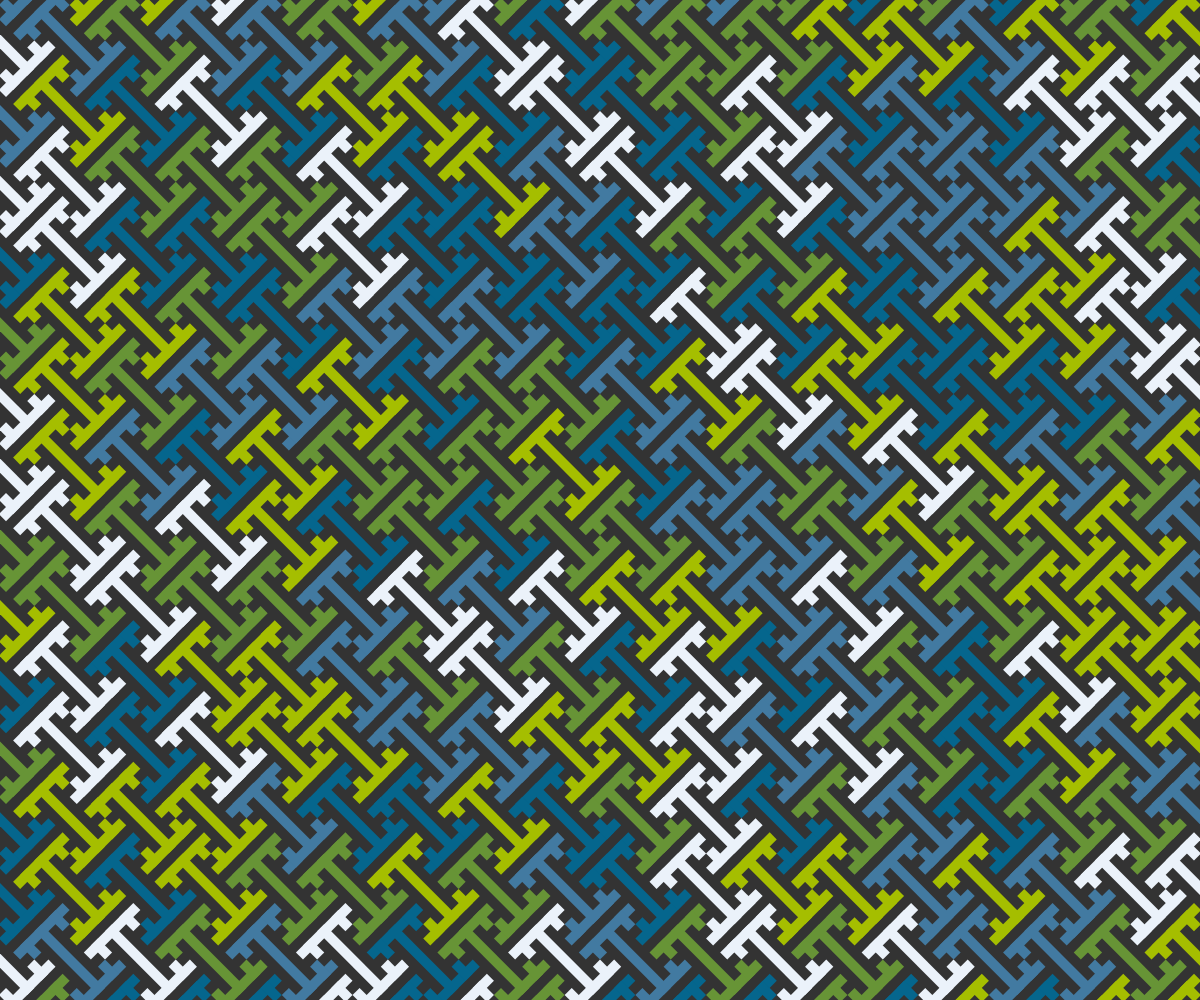
Frame 1 (no input)
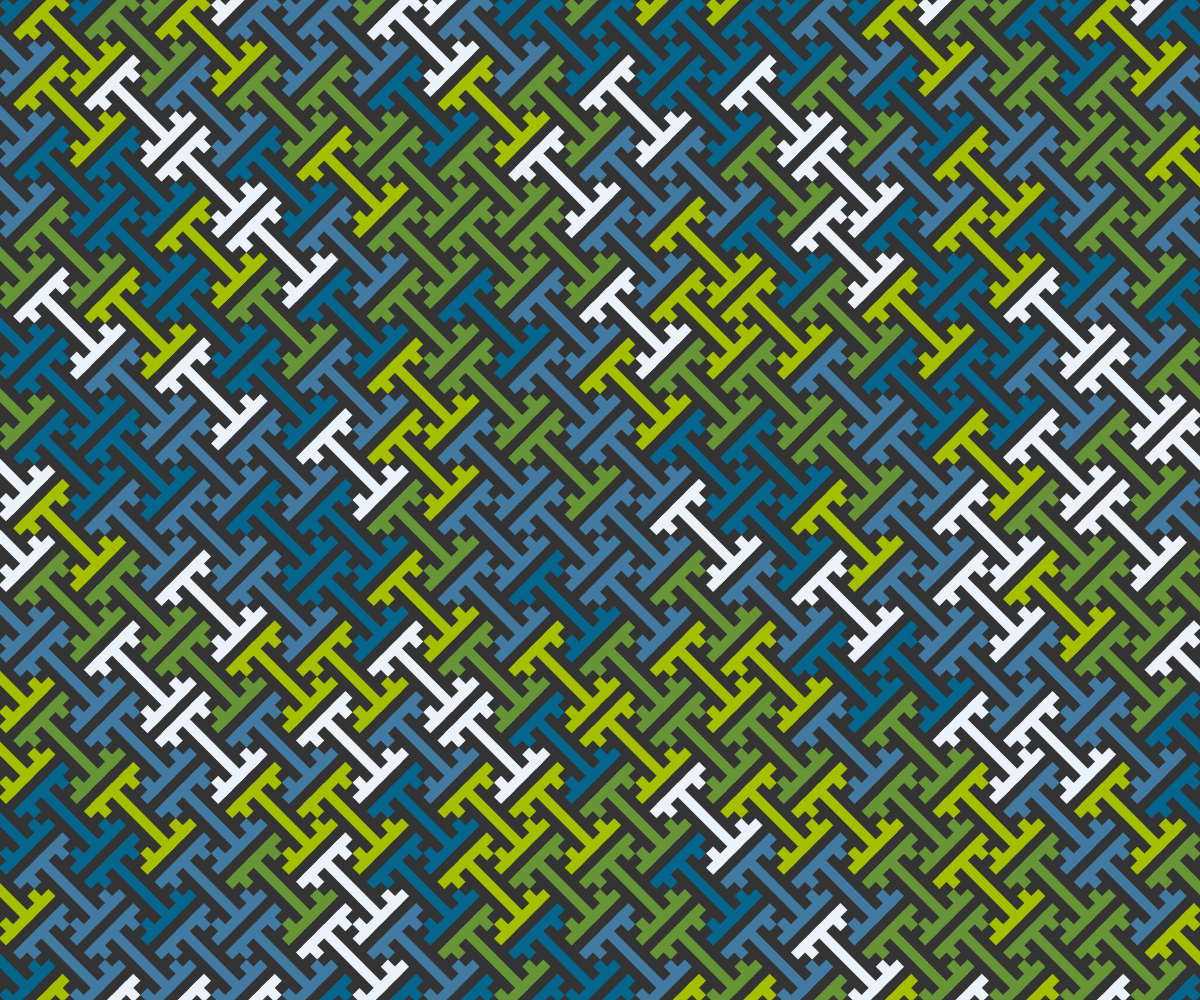
Frame 2 (the mouse pressed at the canvas centre, redrawn once)

The p5.js sketch that drew these frames (run headless with seeded random() and noise() and a simulated clock; the mouse was pressed at the canvas centre and the sketch redrawn once):

// p5.js sketch
// ── sketch.js
"use strict"

const COLORS = ["#05668D", "#427AA1", "#EBF2FA", "#679436", "#A5BE00"];
const COLOR_A = "#333333";

function setup(){
	createCanvas(windowWidth, windowHeight);
	angleMode(DEGREES); rectMode(CENTER);
	textAlign(CENTER, CENTER); textSize(14);
	noLoop();
	noSmooth();
}

function draw(){
	background(COLOR_A);

	const cX = width / 2;
	const cY = height / 2;
	const weight = 10;
	drawSayagata(cX, cY, weight, 45);
}

function drawSayagata(x, y, weight, deg=0){

	push();
	translate(x, y);
	rotate(deg);

	const pX = (weight * 9) + weight;
	const pY = (weight * 4) + weight;
	const rows = floor(height/pY) * 2;
	const cols = floor(width/pX) * 2;
	const sX = -pX * cols / 2;
	const sY = -pY * rows / 2;

	for(let r=0; r<rows; r++){
		for(let c=0; c<cols; c++){
			let x = sX + pX * c;
			let y = sY + pY * r;
			if(r%2==0) x += pX/2;
			drawUnit(x, y, weight);
		}
	}

	pop();
}

function drawUnit(x, y, weight){

	fill(getColor());
	noStroke();

	const len1  = weight;
	const len2  = weight * 2;
	const len7  = weight * 7;
	const len13 = weight * 9;

	push();
	translate(x, y);

	rect(0, 0, len13, weight);
	// Left
	rect(-len13/2+weight/2, 0, weight, len7);
	rect(-len13/2+weight, -len7/4-weight/4, weight*2, weight);
	rect(-len13/2+weight, +len7/4+weight/4, weight*2, weight);
	// Right
	rect(+len13/2-weight/2, 0, weight, len7);
	rect(len13/2-weight, -len7/4-weight/4, weight*2, weight);
	rect(len13/2-weight, +len7/4+weight/4, weight*2, weight);

	pop();
}

function getColor(){
	return COLORS[floor(random()*COLORS.length)];
}
